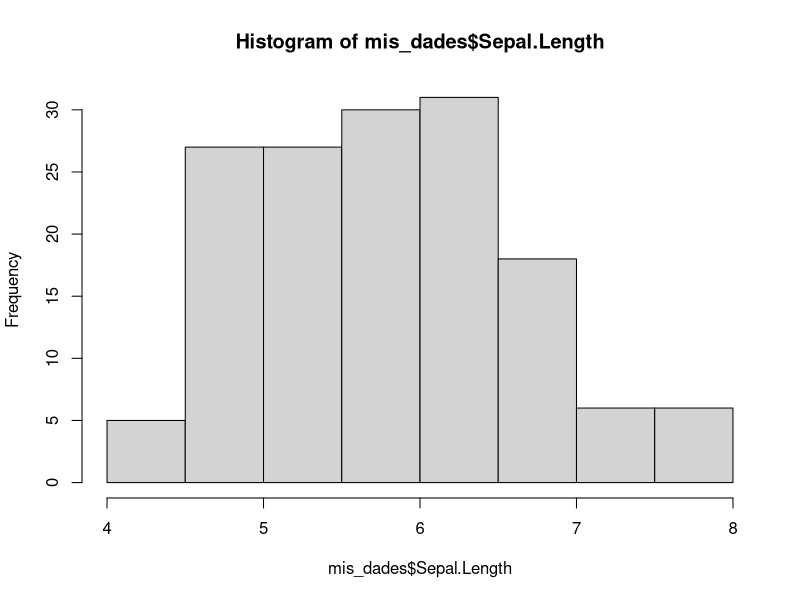
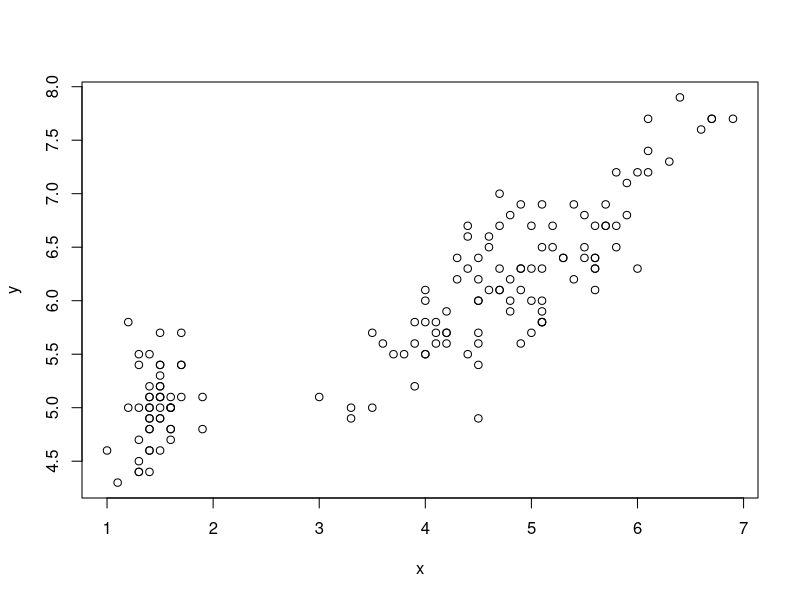
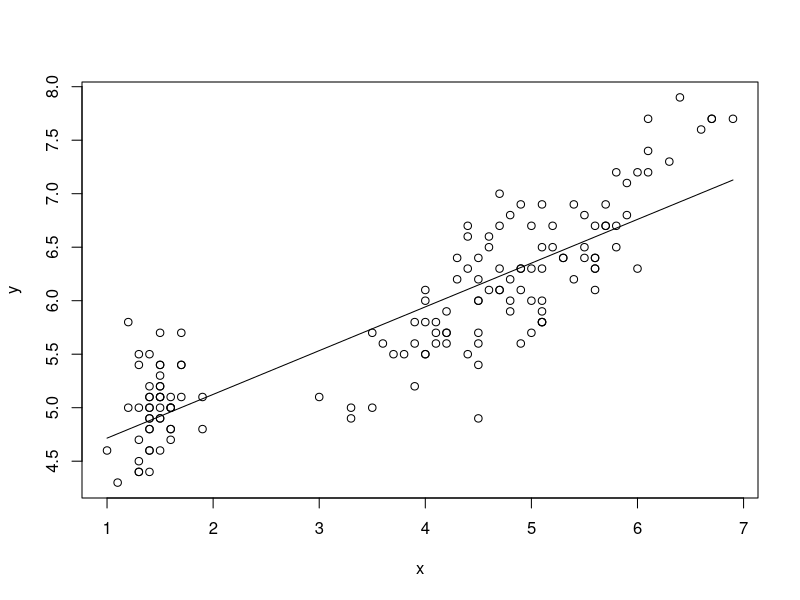

These figures' R source, in order:
#Codigo para problema 2
mis_dades <- iris
mis_dades
mean(mis_dades$Sepal.Length)
sd(mis_dades$Sepal.Length)#desviacion
dim(mis_dades)
names(mis_dades)
hist(mis_dades$Sepal.Length)

x <- mis_dades$Petal.Length
x
y <- mis_dades$Sepal.Length
y

plot(x,y)

# m=(sum(x-mean(x))*(y-mean(y)))/(sum(x-mean(x))^2) -> pendent recta
m <- sum((x-mean(x))*(y-mean(y)))/sum((x-mean(x))^2)
m
#b = intersecció amb l'eix y
b <- mean(y)-m*mean(x)
b
#pregunta 3
m*1.5+b

lm(y~x)
mod <- lm(y~x)
summary(mod)

xpred <- data.frame(x=1.5)
xpred <- data.frame(x=1:7)
xpred <- data.frame(x=x)
xpred
ypred <- predict(mod,xpred)
ypred

plot(x,y)
lines(x,ypred) #regressio
#R^2 = (sum(ypred-mean(y))^2)/(sum(y-mean(y))^2)
Rsq <- sum((ypred-mean(y)^2))/sum((y-mean(y)^2))#calculo de R^2
Rsq <- sum((ypred-mean(y)^2))/sum((y-mean(y)^2))
Rsq
#coeficiente de correlacion de pearson = sqrt(R^2)
